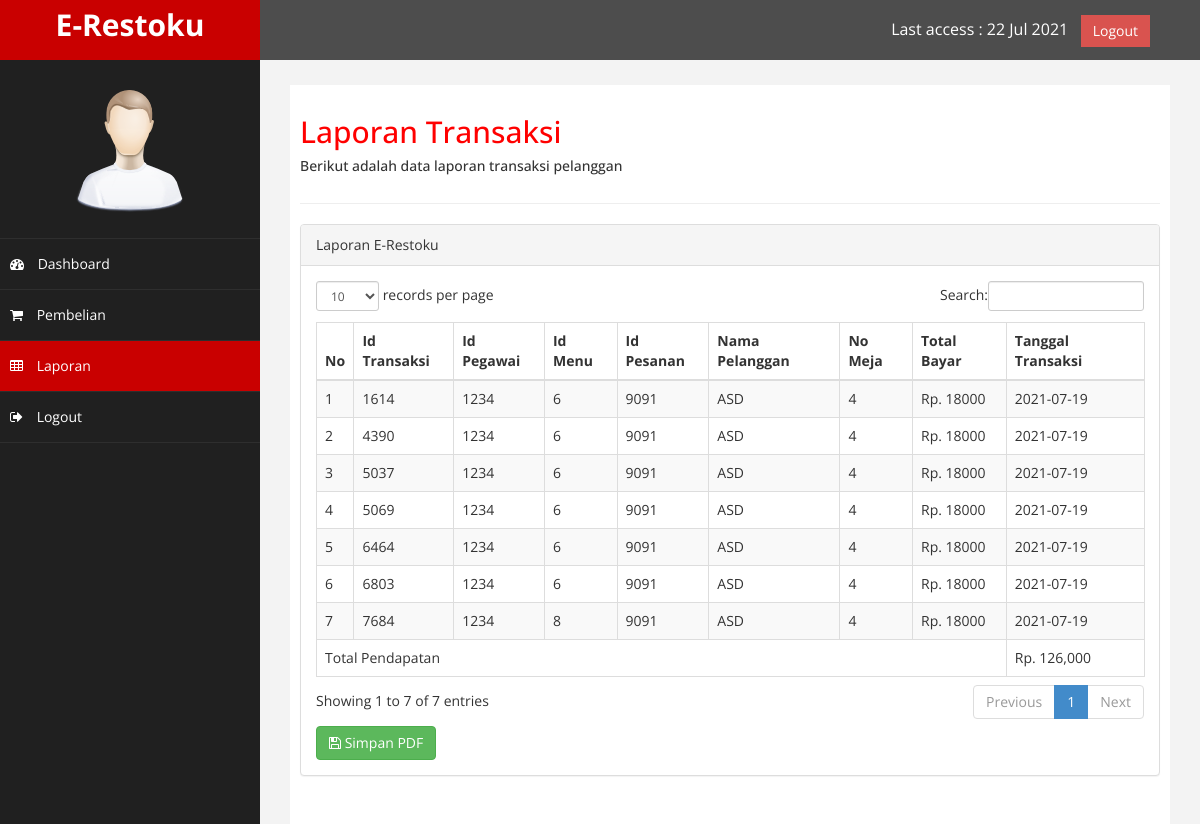
Before: /admin/laporan.php (signed in) with the older database file.
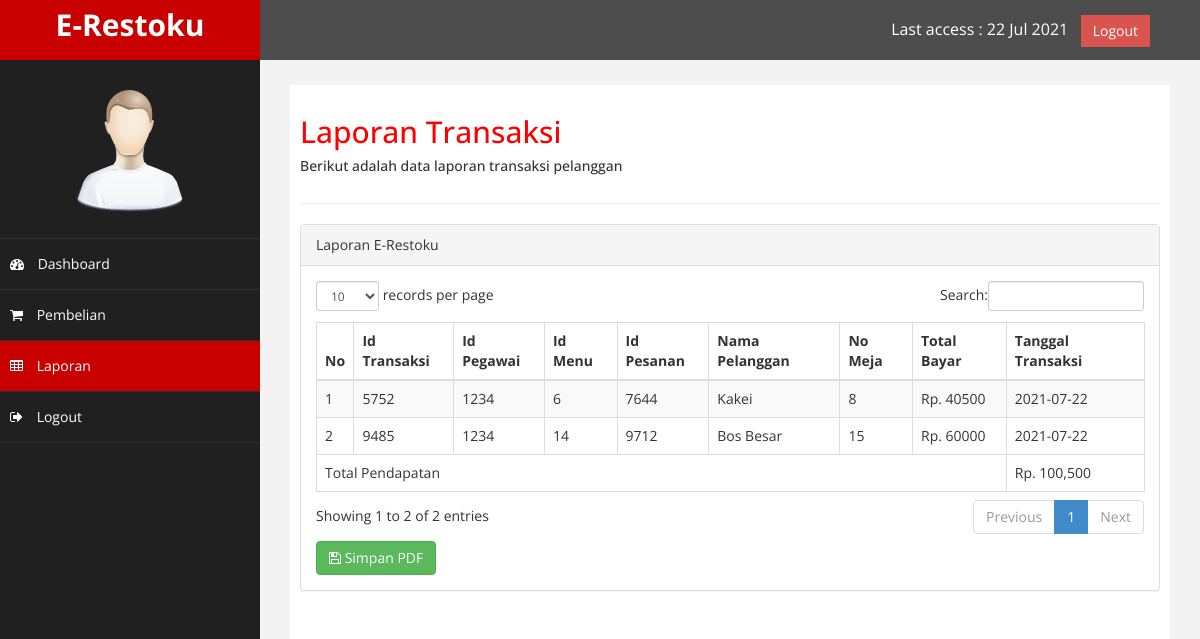
After: the same page with the newer database file.
### tables this page shows
CREATE TABLE `transaksi` (
  `id_transaksi` int(11) NOT NULL,
  `id_pegawai` int(11) NOT NULL,
  `id_menu` int(11) NOT NULL,
  `id_pesanan` int(11) NOT NULL,
  `nama_menu` varchar(25) NOT NULL,
  `jumlah_menu` int(11) NOT NULL,
  `total_bayar` int(11) NOT NULL,
  `tgl_transaksi` date NOT NULL
);

CREATE TABLE `pelanggan` (
  `id_pesanan` int(11) NOT NULL,
  `nama_pelanggan` varchar(100) NOT NULL,
  `no_meja` int(20) NOT NULL,
  `jumlah_pelanggan` int(10) NOT NULL
);

### admin/laporan.php (the view, shortened to what this page needs)
<?php
include "../koneksi.php";
?>
<!DOCTYPE html>
<html xmlns="http://www.w3.org/1999/xhtml">
<head>
    <link href="assets/css/bootstrap.css" rel="stylesheet" />
    <link href="assets/css/font-awesome.css" rel="stylesheet" />
    <link href="assets/css/custom.css" rel="stylesheet" />
    <link href="assets/js/dataTables/dataTables.bootstrap.css" rel="stylesheet" />
</head>
<body>
    <div id="wrapper">
        <nav class="navbar navbar-default navbar-cls-top " role="navigation" style="margin-bottom: 0">
            <div class="navbar-header">
                <a class="navbar-brand" href="index.html">E-Restoku</a>
            </div>
  <div style="color: white;
              padding: 15px 50px 5px 50px;
              float: right;
              font-size: 16px;"> Last access : <?php echo date("d M Y"); ?> &nbsp; <a href="logout.php" class="btn btn-danger square-btn-adjust">Logout</a> </div>
        </nav>
                <nav class="navbar-default navbar-side" role="navigation">
            <div class="sidebar-collapse">
                <ul class="nav" id="main-menu">
				<li class="text-center">
                    <img src="assets/img/find_user.png" class="user-image img-responsive"/>
					</li>
                    <li>
                        <a  href="index.php"><i class="fa fa-dashboard"></i> Dashboard</a>
                    </li>
                   <li>
                        <a  href="pembelian.php"><i class="fa fa-shopping-cart"></i> Pembelian</a>
                    </li>
                    <li>
                        <a class="active-menu"  href="laporan.php"><i class="fa fa-table"></i> Laporan</a>
                    </li>
                    <li  >
                        <a  href="../admin/logout.php"><i class="fa fa-sign-out"></i> Logout </a>
                    </li>
                </ul>
            </div>
        </nav>
        <div id="page-wrapper" >
            <div id="page-inner">
                <div class="row">
                    <div class="col-md-12">
                     <h2>Laporan Transaksi</h2>
                        <h5>Berikut adalah data laporan transaksi pelanggan</h5>
                    </div>
                </div>
                 <hr />
            <div class="row">
                <div class="col-md-12">
                    <div class="panel panel-default">
                        <div class="panel-heading">
                             Laporan E-Restoku
                        </div>
                        <div class="panel-body">
                            <div class="table-responsive">
                                <table class="table table-striped table-bordered table-hover" id="dataTables-example">
            <thead class="thead-dark text-center">
				<tr>
                    <th>No</th>
                    <th>Id Transaksi</th>
					<th>Id Pegawai</th>
					<th>Id Menu</th>
					<th>Id Pesanan</th>
					<th>Nama Pelanggan</th>
					<th>No Meja</th>
                    <th>Total Bayar</th>
                    <th>Tanggal Transaksi</th>
				</tr>
			</thead>
			<tbody>
				<?php
				$sql = mysqli_query($koneksi, "SELECT transaksi.id_transaksi, transaksi.id_pegawai, transaksi.id_menu, transaksi.id_pesanan, pelanggan.nama_pelanggan, pelanggan.no_meja, transaksi.total_bayar, transaksi.tgl_transaksi FROM transaksi JOIN pelanggan ON transaksi.id_pesanan=pelanggan.id_pesanan") or die (mysqli_error($koneksi));
				if(mysqli_num_rows($sql) > 0) {
                    $no=1;
					while($data = mysqli_fetch_assoc($sql)) {
						echo '
						<tr>
                            <td>'.$no.'</td>
							<td>'.$data['id_transaksi'].'</td>
							<td>'.$data['id_pegawai'].'</td>
                            <td>'.$data['id_menu'].'</td>
                            <td>'.$data['id_pesanan'].'</td>
                            <td>'.$data['nama_pelanggan'].'</td>
                            <td>'.$data['no_meja'].'</td>
							<td> Rp. '.$data['total_bayar'].'</td>
							<td>'.$data['tgl_transaksi'].'</td>
						</tr>
						';
						$no++;
					}
				} else {
					echo '
					<tr>
						<td colspan="6">Tidak ada data.</td>
					</tr>
					';
				}
				?>
                <?php
                    $sql = mysqli_query($koneksi, "Select SUM(total_bayar) AS laba From transaksi");
                    $pendapatan = $sql->fetch_object()->laba;
                ?>
                <tfoot>
                    <tr>
                        <td colspan="8">Total Pendapatan</td>
                        <td>Rp. <?php echo number_format ($pendapatan) ?></td>
                    </tr>
                </tfoot>
                                </table>
                            </div>
                            <button class="btn btn-success mt-2" onclick=" window.open('report.php','_blank')"><i class="fa fa-save"></i> Simpan PDF</button>
                        </div>
                    </div>
                </div>
            </div>
    </div>
            </div>
</body>
</html>

### admin/assets/css/custom.css (style rules this page uses)
body { font-family: 'Open Sans', sans-serif; }
#wrapper { width: 100%; background:#202020; }
#page-wrapper { padding: 15px 15px; min-height: 600px; background:#F3F3F3; }
#page-inner { width:100%; margin:10px 20px 10px 0px; background-color:#fff!important; padding:10px; min-height:1200px; }
.text-center { text-align:center; }
h2 { color: #f00; }
.square-btn-adjust { border: 0px solid transparent; -webkit-border-radius: 0px; -moz-border-radius: 0px; border-radius: 0px; }
.user-image { margin: 25px auto; -webkit-border-radius: 10px; -moz-border-radius: 10px; border-radius: 10px; max-height:170px; max-width:170px; }
.navbar-cls-top .navbar-brand { color: #fff; background: #C90000; width: 260px; text-align: center; height: 60px; font-size: 30px; font-weight: 700; }
.active-menu { background-color:#C90000!important; }
.sidebar-collapse , .sidebar-collapse .nav { background:none; }
.sidebar-collapse .nav { padding:0; }
.sidebar-collapse .nav > li > a { color:#fff; background:#202020; text-shadow:none; }
.sidebar-collapse > .nav > li > a { padding:15px 10px; }
.sidebar-collapse > .nav > li { border-bottom: 1px solid rgba(107, 108, 109, 0.19); }
.navbar-side { border:none; background-color: #202020; }
.navbar-cls-top { background:#4D4D4D; border-bottom:none; }
.navbar-default { border:0px solid black; }
.navbar-header { background: #A70303; }
.nav > li > a > i { margin-right:10px; }
@media (min-width:768px) { #page-wrapper { margin: 0 0 0 260px; padding: 15px 30px; min-height: 1200px; } }
@media (min-width:768px) { .navbar-side { z-index: 1; position: absolute; width: 260px; } }
@media (min-width:768px) { .navbar { border-radius: 0px; } }

Changed rows visible on the page:
removed transaksi: id_transaksi "1614", id_pegawai "1234", id_menu "6", id_pesanan "9091", id_pesanan.nama_pelanggan "ASD", id_pesanan.no_meja "4", total_bayar "18000", tgl_transaksi "2021-07-19"
removed transaksi: id_transaksi "4390", id_pegawai "1234", id_menu "6", id_pesanan "9091", id_pesanan.nama_pelanggan "ASD", id_pesanan.no_meja "4", total_bayar "18000", tgl_transaksi "2021-07-19"
removed transaksi: id_transaksi "5037", id_pegawai "1234", id_menu "6", id_pesanan "9091", id_pesanan.nama_pelanggan "ASD", id_pesanan.no_meja "4", total_bayar "18000", tgl_transaksi "2021-07-19"
removed transaksi: id_transaksi "5069", id_pegawai "1234", id_menu "6", id_pesanan "9091", id_pesanan.nama_pelanggan "ASD", id_pesanan.no_meja "4", total_bayar "18000", tgl_transaksi "2021-07-19"
removed transaksi: id_transaksi "6464", id_pegawai "1234", id_menu "6", id_pesanan "9091", id_pesanan.nama_pelanggan "ASD", id_pesanan.no_meja "4", total_bayar "18000", tgl_transaksi "2021-07-19"
removed transaksi: id_transaksi "6803", id_pegawai "1234", id_menu "6", id_pesanan "9091", id_pesanan.nama_pelanggan "ASD", id_pesanan.no_meja "4", total_bayar "18000", tgl_transaksi "2021-07-19"
removed transaksi: id_transaksi "7684", id_pegawai "1234", id_menu "8", id_pesanan "9091", id_pesanan.nama_pelanggan "ASD", id_pesanan.no_meja "4", total_bayar "18000", tgl_transaksi "2021-07-19"
added transaksi: id_transaksi "5752", id_pegawai "1234", id_menu "6", id_pesanan "7644", id_pesanan.nama_pelanggan "Kakei", id_pesanan.no_meja "8", total_bayar "40500", tgl_transaksi "2021-07-22"
added transaksi: id_transaksi "9485", id_pegawai "1234", id_menu "14", id_pesanan "9712", id_pesanan.nama_pelanggan "Bos Besar", id_pesanan.no_meja "15", total_bayar "60000", tgl_transaksi "2021-07-22"
Other visible differences:
text written by a page script: "records per page Search: Showing 1 to 7 of 7 entries Previous 1 Next" → "records per page Search: Showing 1 to 2 of 2 entries Previous 1 Next"
$pendapatan: "126,000" → "100,500"
